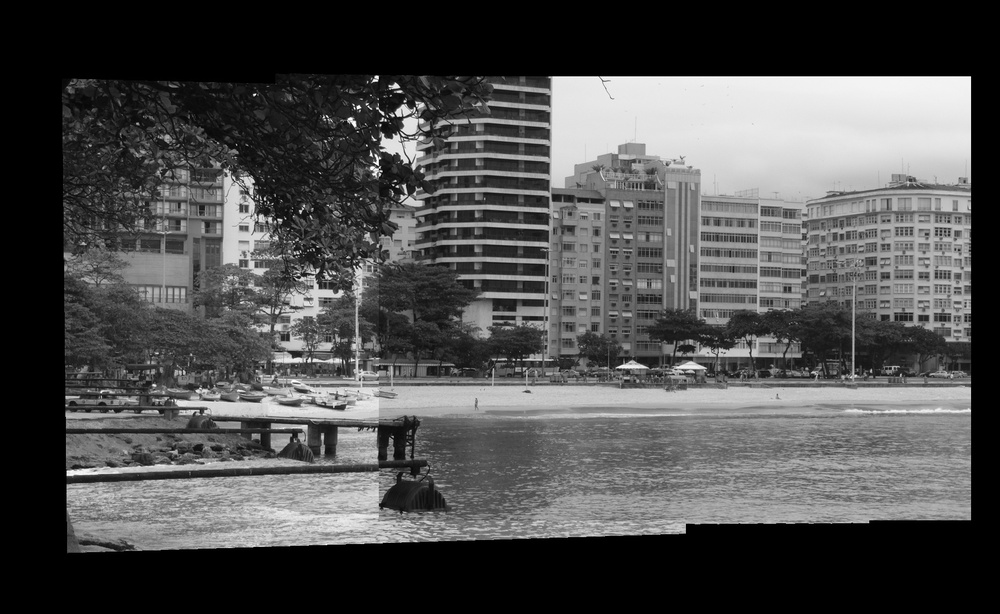
#> input picture panorama_aaa.jpg, 1000 x 614 px, shrunk from 1729 x 1062 before the run
$ python smoothing.py
#> lines starting #> are read from the running program, lines starting #| are printed output that depends on the picture; after the words box and inside, x2 and y2 are one past the last pixel; in counts of white or black regions, pixels touching at a corner belong together
import cv2
import numpy as np

def gray_img(path):
    """이미지를 읽어 그레이스케일로 변환합니다."""
#> called with path = './panorama_aaa.jpg'
    img = cv2.imread(path, cv2.IMREAD_GRAYSCALE)
#> img is the input picture: shape (614, 1000); min 0, max 255, mean 78.2
    if img is None:
        raise FileNotFoundError(f"이미지 파일을 찾을 수 없습니다: {path}")
    return img

def im_show(img, window_name='Image'):
    """이미지를 화면에 표시합니다."""
    cv2.imshow(window_name, img)
    cv2.waitKey(0)
    cv2.destroyAllWindows()

# 1. 스티칭된 파노라마 이미지 불러오기
img_path = "./panorama_aaa.jpg"
print(f"'{img_path}' 파일을 불러옵니다...")
original_img = gray_img(img_path)

# 2. 블렌딩에서 검은색 배경 영역을 제외하기 위한 마스크 생성
# 이미지에서 픽셀 값이 0이 아닌 모든 영역을 찾습니다.
print("블렌딩을 위한 마스크를 생성합니다...")
_, mask = cv2.threshold(original_img, 1, 255, cv2.THRESH_BINARY)
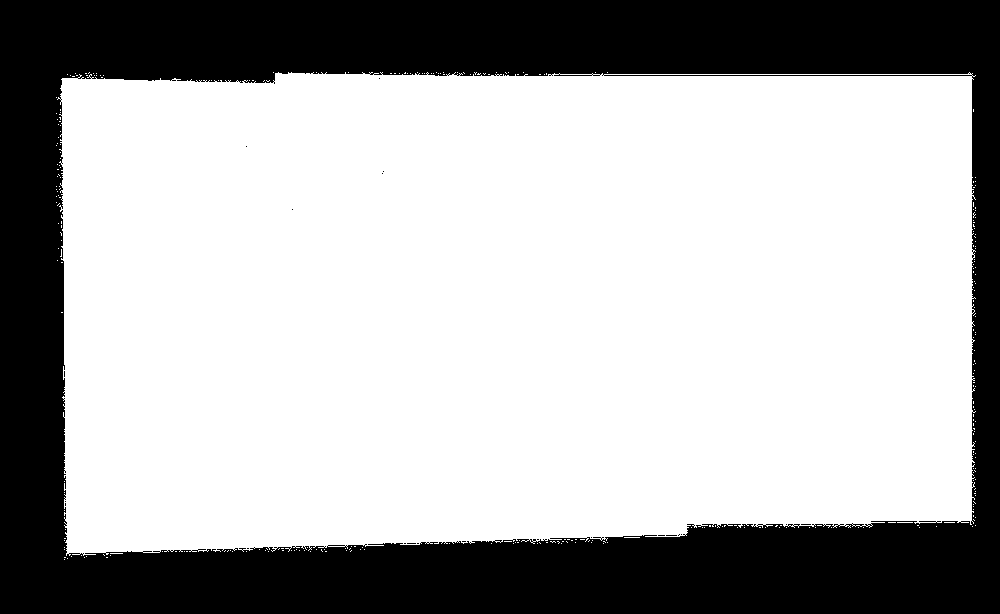
#> mask: shape (614, 1000); 68.5% white; 22 black regions (21 under 20 px), largest, box (x1, y1, x2, y2) and area: (0, 0, 1000, 614) 193515

# 3. 양방향 필터(Bilateral Filter)를 이용한 톤 블렌딩
# 경계는 보존하면서 노이즈와 톤의 차이를 부드럽게 만들어 줍니다.
# 파라미터 값(d, sigmaColor, sigmaSpace)을 조절하여 블렌딩 강도를 변경할 수 있습니다.
print("양방향 필터를 적용하여 이미지를 블렌딩합니다...")
blended_img = cv2.bilateralFilter(original_img, d=15, sigmaColor=80, sigmaSpace=80)
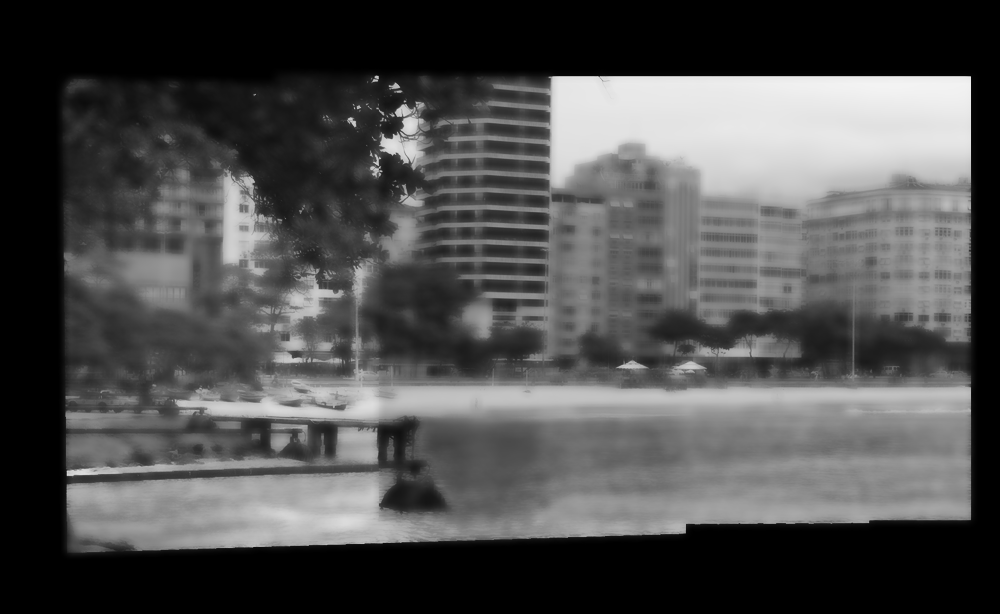
#> blended_img: shape (614, 1000); min 0, max 243, mean 78

# 4. 마스크를 사용하여 이미지 영역에만 블렌딩 결과 적용
# 필터링 과정에서 검은 배경에 생길 수 있는 노이즈를 제거하고 원본 배경을 유지합니다.
print("블렌딩 결과를 원본 이미지 영역에만 적용합니다...")
final_img = cv2.bitwise_and(blended_img, blended_img, mask=mask)

# 5. 결과 비교 및 저장
# 원본 이미지와 블렌딩 처리된 이미지를 차례로 보여줍니다.
print("처리가 완료되었습니다. 원본과 결과 이미지를 순서대로 표시합니다.")
im_show(original_img, window_name='Original Panorama')
im_show(final_img, window_name='Blended Panorama')

# 처리된 이미지를 파일로 저장
output_path = "panorama_blended.jpg"
cv2.imwrite(output_path, final_img)
print(f"블렌딩된 결과가 '{output_path}' 파일로 저장되었습니다.")

$ run again, with matches_before_ransac_step2.jpg copied over panorama_aaa.jpg
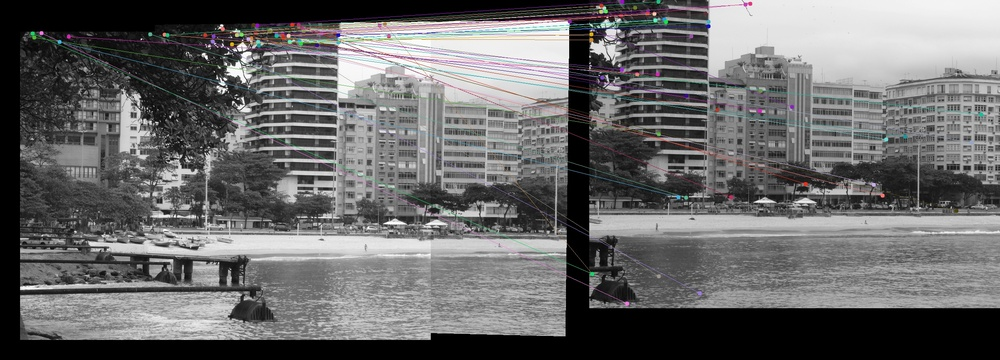
#> input picture matches_before_ransac_step2.jpg, 1000 x 360 px, shrunk from 2493 x 897 before the run
#> `_, mask = cv2.threshold(original_img, 1, 255, cv2.THRESH_BINARY)`:
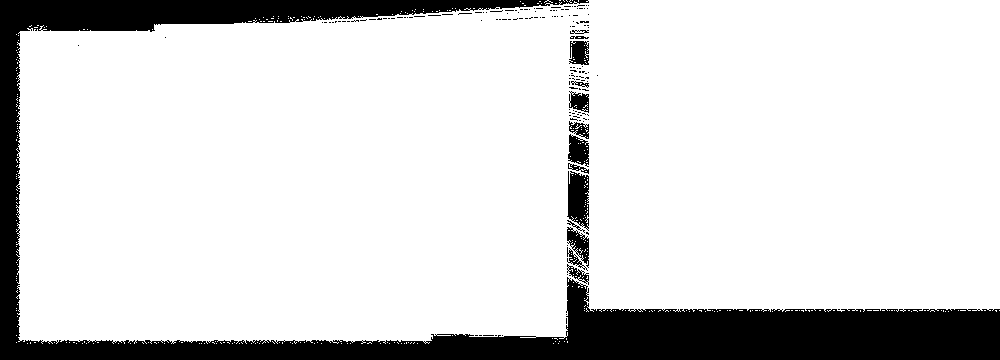
#> mask: shape (360, 1000); 84.8% white; 150 black regions (136 under 20 px), largest, box (x1, y1, x2, y2) and area: (0, 0, 1000, 360) 50820, (567, 171, 589, 231) 965, (568, 134, 589, 167) 477
#> `blended_img = cv2.bilateralFilter(original_img, d=15, sigmaColor=80, s..`:
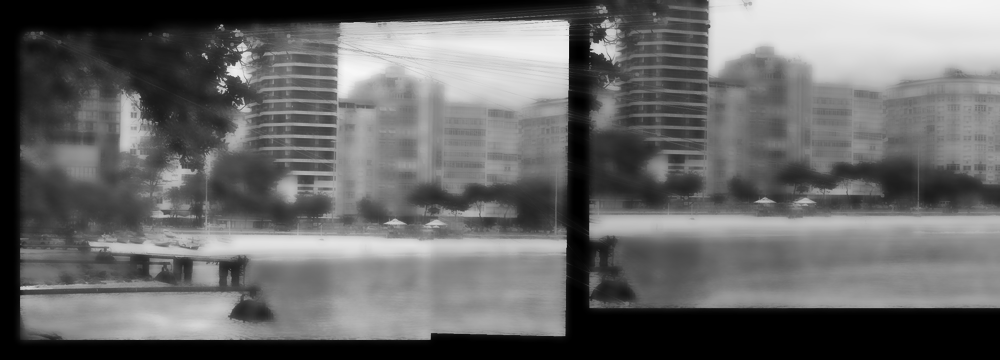
#> blended_img: shape (360, 1000); min 0, max 247, mean 104.4
